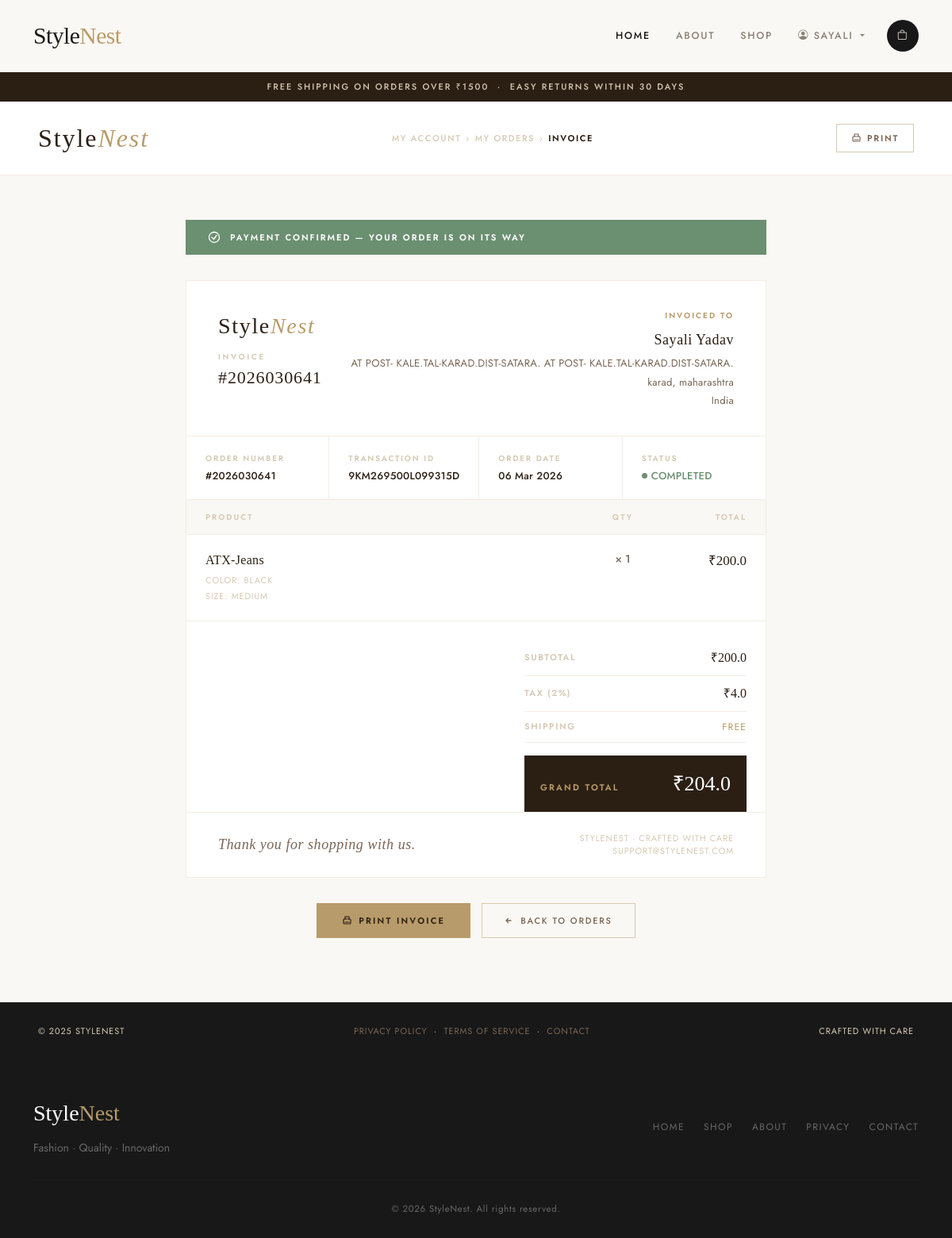
Page /accounts/order_detail/2026030641/ (signed in) on the committed database.
### accounts/models.py (models this page shows, shortened)
class Account(AbstractBaseUser):
    first_name      = models.CharField(max_length=50)
    last_name       = models.CharField(max_length=50)
    username        = models.CharField(max_length=50, unique=True)
    email           = models.EmailField(max_length=100, unique=True)
    phone_number    = models.CharField(max_length=50)
    date_joined     = models.DateTimeField(auto_now_add=True)
    last_login      = models.DateTimeField(auto_now_add=True)
    is_admin        = models.BooleanField(default=False)
    is_staff        = models.BooleanField(default=False)
    is_active        = models.BooleanField(default=False)
    is_superadmin        = models.BooleanField(default=False)
    USERNAME_FIELD = 'email'
    REQUIRED_FIELDS = ['username', 'first_name', 'last_name']
    objects = MyAccountManager()

### orders/models.py (models this page shows, shortened)
class Order(models.Model):
    STATUS = (
        ('New', 'New'),
        ('Accepted', 'Accepted'),
        ('Completed', 'Completed'),
        ('Cancelled', 'Cancelled'),
    )
    user = models.ForeignKey(Account, on_delete=models.SET_NULL, null=True)
    payment = models.ForeignKey(Payment, on_delete=models.SET_NULL, blank=True, null=True)
    order_number = models.CharField(max_length=20)
    first_name = models.CharField(max_length=50)
    last_name = models.CharField(max_length=50)
    phone = models.CharField(max_length=15)
    email = models.EmailField(max_length=50)
    address_line_1 = models.CharField(max_length=50)
    address_line_2 = models.CharField(max_length=50, blank=True)
    country = models.CharField(max_length=50)
    state = models.CharField(max_length=50)
    city = models.CharField(max_length=50)
    order_note = models.CharField(max_length=100, blank=True)
    order_total = models.FloatField()
    tax = models.FloatField()
    status = models.CharField(max_length=10, choices=STATUS, default='New')
    ip = models.CharField(blank=True, max_length=20)
    is_ordered = models.BooleanField(default=False)
    created_at = models.DateTimeField(auto_now_add=True)
    updated_at = models.DateTimeField(auto_now=True)
    def full_name(self):
        return f'{self.first_name} {self.last_name}'
    def full_address(self):
        return f'{self.address_line_1} {self.address_line_2}'

class Payment(models.Model):
    user = models.ForeignKey(Account, on_delete=models.CASCADE)
    payment_id = models.CharField(max_length=100, unique=True)
    payment_method = models.CharField(max_length=100)
    amount_paid = models.CharField(max_length=100)  # this is the total amount paid
    status = models.CharField(max_length=100)
    created_at = models.DateTimeField(auto_now_add=True)

class OrderProduct(models.Model):
    order = models.ForeignKey(Order, on_delete=models.CASCADE)
    payment = models.ForeignKey(Payment, on_delete=models.SET_NULL, blank=True, null=True)
    user = models.ForeignKey(Account, on_delete=models.CASCADE)
    product = models.ForeignKey(Product, on_delete=models.CASCADE)
    variations = models.ManyToManyField(Variation, blank=True)
    quantity = models.IntegerField()
    product_price = models.FloatField()
    ordered = models.BooleanField(default=False)
    created_at = models.DateTimeField(auto_now_add=True)
    updated_at = models.DateTimeField(auto_now=True)

### shop/models.py (models this page shows, shortened)
class Product(models.Model):
    product_name = models.CharField(max_length=200, unique=True)
    gender = models.ForeignKey(Gender, on_delete=models.CASCADE)
    slug = models.SlugField(max_length=200, unique=True)
    description = models.TextField(max_length=500, blank=True)
    price = models.IntegerField()
    images = models.ImageField(upload_to='photos/products')
    stock = models.IntegerField()
    is_available = models.BooleanField(default=True)
    gender = models.ForeignKey(Gender, on_delete=models.CASCADE)
    category = models.ForeignKey(Category, on_delete=models.CASCADE)
    created_date = models.DateTimeField(auto_now_add=True)
    modified_date = models.DateTimeField(auto_now=True)

class Variation(models.Model):
    product = models.ForeignKey(Product, on_delete=models.CASCADE)
    variation_category = models.CharField(max_length=100, choices=variation_category_choice)
    variation_value     = models.CharField(max_length=100)
    is_active           = models.BooleanField(default=True)
    created_date        = models.DateTimeField(auto_now=True)
    objects = VariationManager()

### accounts/views.py (the view)
# urls.py: path('order_detail/<int:order_id>/', views.order_detail, name='order_detail'),
@login_required(login_url='login')
def order_detail(request, order_id):
    order_detail = OrderProduct.objects.filter(order__order_number=order_id)
    order = Order.objects.get(order_number=order_id)
    subtotal = 0
    for i in order_detail:
        subtotal += i.product_price * i.quantity
    context = {
        'order_detail': order_detail,
        'order': order,
        'subtotal': subtotal,
    }
    return render(request, 'accounts/order_detail.html', context)

### accounts/context_processors.py (called while the page is built)
def user_profile(request):
    if request.user.is_authenticated:
        userprofile, _ = UserProfile.objects.get_or_create(user=request.user)
        return {'userprofile': userprofile}
    return {'userprofile': None}

### carts/context_processors.py (called while the page is built)
def counter(request):
    cart_count=0
    if 'admin' in request.path:
        return {}
    else:
        try:
            cart=Cart.objects.filter(cart_id=_cart_id(request))
            if request.user.is_authenticated:
                cart_items=CartItem.objects.all().filter(user=request.user)
            else:
                cart_items = CartItem.objects.all().filter(cart=cart[:1])
            for cart_item in cart_items:
                cart_count+= cart_item.quantity
        except Cart.DoesNotExist:
            cart_count=0
    return dict(cart_count=cart_count)

### carts/views.py (called while the page is built)
def _cart_id(request):
    cart = request.session.session_key
    if not cart:
        cart = request.session.create()
    return cart

### category/context_processors.py (called while the page is built)
def menu_links(request):
    links = Category.objects.all()
    return dict(links=links)

def gender_categories(request):
    return {
        'men_categories':         Category.objects.filter(gender__slug='men'),
        'women_categories':       Category.objects.filter(gender__slug='women'),
        'kids_categories':        Category.objects.filter(gender__slug='kids'),
        'accessories_categories': Category.objects.filter(gender__slug='accessories'),
        'all_genders':            Gender.objects.all(),
    }

### templates/accounts/order_detail.html (shortened to what this page needs)
{% extends 'base.html' %}
{% load static %}
{% block content %}
<div class="sn-topbar">Free shipping on orders over ₹1500 &nbsp;·&nbsp; Easy returns within 30 days</div>
<header class="sn-header">
  <a href="/" class="sn-logo">Style<em>Nest</em></a>
  <div class="sn-header-nav">
    <span>My Account</span>
    <span class="sep">›</span>
    <span>My Orders</span>
    <span class="sep">›</span>
    <span class="active">Invoice</span>
  </div>
  <button class="sn-print-btn" onclick="window.print()">
    Print
  </button>
</header>
<div class="sn-page">
  <div class="sn-success-strip">
    <svg width="16" height="16" viewBox="0 0 16 16" fill="none">
      <circle cx="8" cy="8" r="6.5" stroke="white" stroke-width="1.3"/>
      <path d="M5 8l2.5 2.5L11 5.5" stroke="white" stroke-width="1.4" stroke-linecap="round" stroke-linejoin="round"/>
    </svg>
    <span class="sn-success-strip-text">Payment confirmed — your order is on its way</span>
  </div>
  <div class="sn-invoice">
    <div class="sn-inv-head">
      <div class="sn-inv-logo-block">
        <a href="/" class="sn-inv-logo">Style<em>Nest</em></a>
        <div class="sn-inv-doc-label">Invoice</div>
        <div class="sn-inv-doc-num">#{{ order.order_number }}</div>
      </div>
      <div class="sn-inv-to">
        <div class="sn-inv-to-label">Invoiced To</div>
        <div class="sn-inv-to-name">{{ order.full_name }}</div>
        <div class="sn-inv-to-addr">
          {{ order.full_address }}<br>
          {{ order.city }}, {{ order.state }}<br>
          {{ order.country }}
        </div>
      </div>
    </div>
    <div class="sn-inv-meta">
      <div class="sn-meta-cell">
        <div class="sn-meta-label">Order Number</div>
        <div class="sn-meta-val">#{{ order.order_number }}</div>
      </div>
      <div class="sn-meta-cell">
        <div class="sn-meta-label">Transaction ID</div>
        <div class="sn-meta-val">{{ order.payment.payment_id }}</div>
      </div>
      <div class="sn-meta-cell">
        <div class="sn-meta-label">Order Date</div>
        <div class="sn-meta-val">{{ order.created_at|date:"d M Y" }}</div>
      </div>
      <div class="sn-meta-cell">
        <div class="sn-meta-label">Status</div>
        <div class="sn-meta-val status-completed">{{ order.payment.status }}</div>
      </div>
    </div>
    <div class="sn-inv-body">
      <table class="sn-inv-table">
        <thead>
          <tr>
            <th>Product</th>
            <th>Qty</th>
            <th>Total</th>
          </tr>
        </thead>
        <tbody>
          {% for item in order_detail %}
          <tr>
            <td>
              <div class="sn-product-name">{{ item.product.product_name }}</div>
              {% if item.variations.all %}
              <div class="sn-product-variant">
                {% for v in item.variations.all %}
                  {{ v.variation_category|capfirst }}: {{ v.variation_value|capfirst }}<br>
                {% endfor %}
              </div>
              {% endif %}
            </td>
            <td class="sn-qty">× {{ item.quantity }}</td>
            <td class="sn-item-price">₹{{ item.product_price }}</td>
          </tr>
          {% endfor %}
        </tbody>
      </table>
    </div>
    <div class="sn-inv-totals">
      <div class="sn-totals-block">
        <div class="sn-total-row">
          <span class="sn-total-label">Subtotal</span>
          <span class="sn-total-val">₹{{ subtotal }}</span>
        </div>
        <div class="sn-total-row">
          <span class="sn-total-label">Tax (2%)</span>
          <span class="sn-total-val">₹{{ order.tax }}</span>
        </div>
        <div class="sn-total-row">
          <span class="sn-total-label">Shipping</span>
          <span class="sn-total-val" style="color:var(--gold);font-size:12px;font-family:var(--font-sans);letter-spacing:0.1em;text-transform:uppercase;">Free</span>
        </div>
        <div class="sn-grand-row">
          <span class="sn-grand-label">Grand Total</span>
          <span class="sn-grand-val">₹{{ order.order_total }}</span>
        </div>
      </div>
    </div>
    <div class="sn-inv-footer">
      <div class="sn-inv-footer-text">Thank you for shopping with us.</div>
      <div class="sn-inv-footer-note">
        StyleNest · Crafted with care<br>
        support@stylenest.com
      </div>
    </div>
  </div>
  <div class="sn-actions">
    <button class="sn-btn-primary" onclick="window.print()">
      Print Invoice
    </button>
    <a href="{% url 'my_orders' %}" class="sn-btn-ghost">
      <svg width="12" height="12" viewBox="0 0 12 12" fill="none">
        <path d="M8 6H2m0 0l2.5-2.5M2 6l2.5 2.5" stroke="currentColor" stroke-width="1.3" stroke-linecap="round" stroke-linejoin="round"/>
      </svg>
      Back to Orders
    </a>
  </div>
</div>
<footer class="sn-footer">
  <span>© 2025 StyleNest</span>
  <span>
    <a href="#">Privacy Policy</a> &nbsp;·&nbsp;
    <a href="#">Terms of Service</a> &nbsp;·&nbsp;
    <a href="#">Contact</a>
  </span>
  <span>Crafted with care</span>
</footer>
{% endblock %}

### templates/includes/navbar.html (shortened to what this page needs)
{% load static %}
<header class="section-header">
<nav class="navbar navbar-expand-lg">
    <div class="container">
        <a class="navbar-brand" href="#">Style<span>Nest</span></a>
        <div class="collapse navbar-collapse" id="navMenu">
            <ul class="navbar-nav ms-auto align-items-center gap-4">
                <li class="nav-item"><a class="nav-link active" href="{% url 'home'%}">Home</a></li>
                <li class="nav-item"><a class="nav-link" href="{% url 'about' %}">About</a></li>
                <li class="nav-item"><a class="nav-link" href="{% url 'shop' %}">Shop</a></li>
                <li class="nav-item">
                    {% if request.user.is_authenticated %}
                    <a class="nav-link dropdown-toggle" href="#" id="userDropdown"
                       data-bs-toggle="dropdown" aria-expanded="false">
                        <i class="bi bi-person-circle"></i> {{ request.user.first_name|default:request.user.username }}
                    </a>
                    {% else %}
                    <a class="nav-link" href="{% url 'login' %}">
                        <i class="bi bi-person"></i> Login
                    </a>
                    {% endif %}
                </li>
                <li class="nav-item">
                    <a class="nav-link nav-cart" href="{% url 'cart' %}"><i class="bi bi-bag"></i></a>
                </li>
            </ul>
        </div>
    </div>
</nav>
</header>

### templates/base.html (style rules this page uses)
:root { --cream: #FAF8F4; --charcoal: #181818; --gold: #BFA26A; --gold-pale: #EDE0C4; --muted: #8A8075; --white: #FFFFFF; }
*, *::before, *::after { box-sizing: border-box; margin: 0; padding: 0; }
body { font-family: 'DM Sans', sans-serif; background: var(--cream); color: var(--charcoal); overflow-x: hidden; }
.navbar { background: rgba(250,248,244,0.95); backdrop-filter: blur(14px); border-bottom: 1px solid rgba(0,0,0,0.07); padding: 18px 0; position: sticky; top: 0; z-index: 200; }
.navbar-brand { font-family: 'Playfair Display', serif; font-size: 1.85rem; color: var(--charcoal) !important; letter-spacing: -.5px; }
.navbar-brand span { color: var(--gold); }
.nav-link { font-size: .78rem; letter-spacing: .14em; text-transform: uppercase; color: var(--muted) !important; font-weight: 500; transition: color .2s; padding: 6px 4px !important; }
.nav-link:hover, .nav-link.active { color: var(--charcoal) !important; }
.nav-cart { width: 40px; height: 40px; background: var(--charcoal); color: var(--cream) !important; border-radius: 50%; display: flex; align-items: center; justify-content: center; transition: background .25s; }
footer { background: var(--charcoal); color: rgba(255,255,255,.35); padding: 46px 0 28px; }

### rows in the picture
Account: user.first_name "SAYALI"
Order: order_number "2026030641", full_name "Sayali Yadav", full_address "AT POST- KALE.TAL-KARAD.DIST-SATARA. AT POST- KALE.TAL-KARAD.DIST-SATARA.", city "karad", state "maharashtra", country "India", payment.payment_id "9KM269500L099315D", created_at "06 Mar 2026", payment.status "COMPLETED", tax "4.0", order_total "204.0"
OrderProduct: product.product_name "ATX-Jeans", quantity "1", product_price "200.0"
Variation: variation_category "COLOR", variation_value "BLACK"
Variation: variation_category "SIZE", variation_value "MEDIUM"

### other values in the picture
{{ subtotal }} "200.0"
